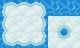

Tiled map render using the project's own tile images. Description and the whole map definition, tile-layer contents included, below:
An orthogonal 5x3 tile map with 16x16 px tiles, 2 tile layers (Tile 1, Tile 2).

<map version="1.8" tiledversion="1.8.4" orientation="orthogonal" renderorder="right-down" width="5" height="3" tilewidth="16" tileheight="16" infinite="0" nextlayerid="3" nextobjectid="1">
 <tileset firstgid="1" source="tileset.tsx" />
 <layer id="1" name="Tile 1" width="5" height="3">
  <data encoding="csv">
4518,4518,4518,4518,4518,
4518,4518,4518,4518,4518,
4518,4518,4518,4518,4518
</data>
 </layer>
 <layer id="2" name="Tile 2" width="5" height="3">
  <data encoding="csv">
3891,3892,3893,0,3882,
3998,3999,4000,3894,3895,
4105,4106,4107,4001,4002
</data>
 </layer>
</map>
